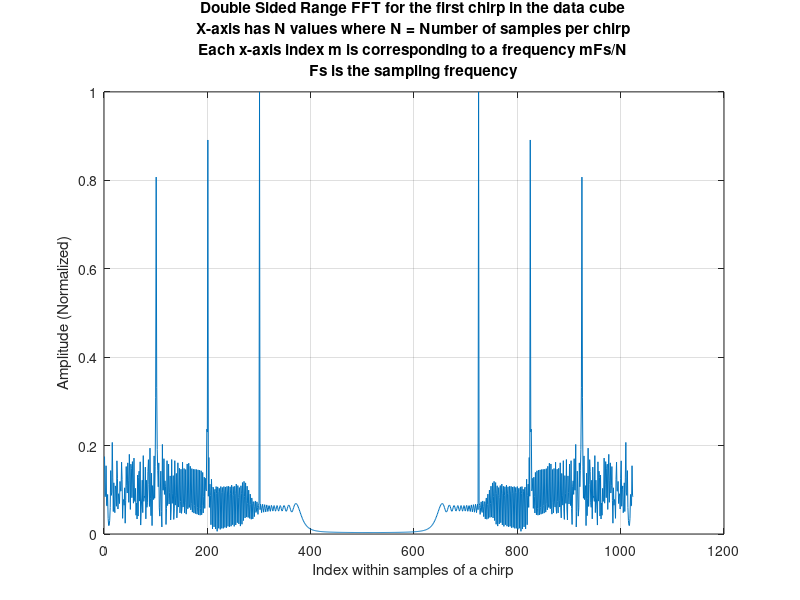
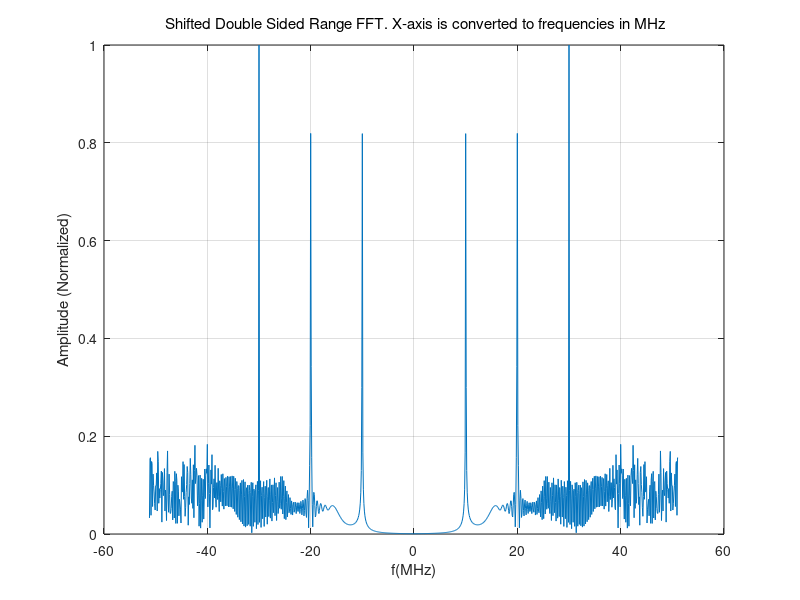
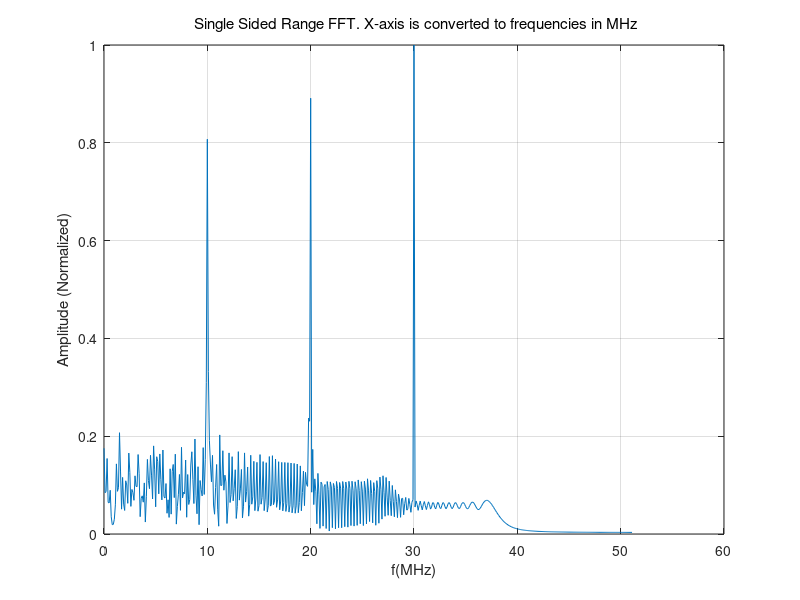
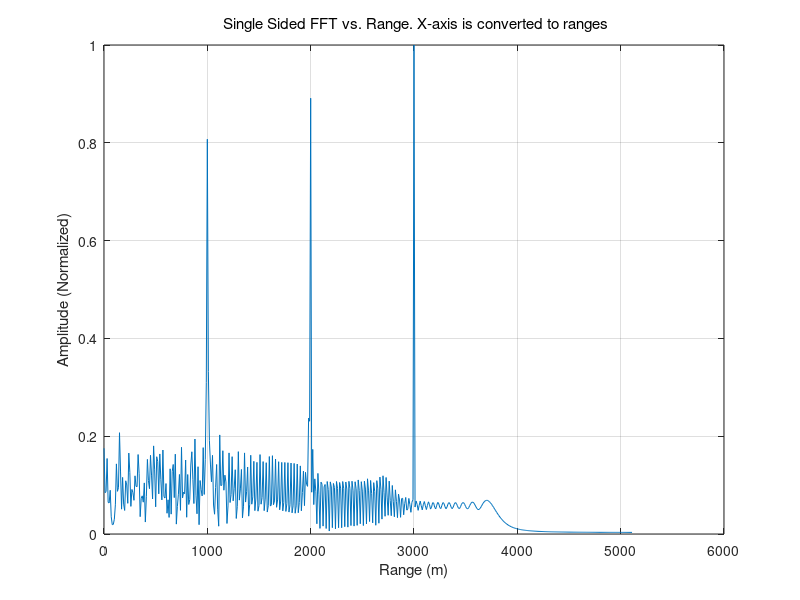

The MATLAB source for these figures, in order:
%{
RADAR DSP Illustration Project

Copyright (c) 2024 Mohamed Atia

This software is licensed under the Academic Use License.
Permission is granted for academic, educational, and non-commercial purposes only.
For more details, refer to the LICENSE file in the root directory of this repository.

DISCLAIMER: THE SOFTWARE IS PROVIDED "AS IS", WITHOUT WARRANTY OF ANY KIND.
See LICENSE for details.
%}

%--> Settings
clear;
clc;
close all;
fclose all;
set(0,'DefaultFigureWindowStyle','docked');

%--> RADAR sensor Parameters 
speed_of_light = 3e8;
carrier_freq = 77e9;
carrier_wv_len = (speed_of_light/carrier_freq);
BandWidth = 15000000; %(Hz)
ChirpTime = 1e-5; %(sec)
ChirpsPerSeconds = 1/ChirpTime;
FrequencySlope = BandWidth/ChirpTime; %slope
Samples_per_chirp = 1024;% number of samples per chirp
Chirps_per_frame = 128; % number of chirps per frame
SamplingFreq = Samples_per_chirp/ChirpTime;
maximum_range = speed_of_light*SamplingFreq*ChirpTime/(4*BandWidth);
maximum_velocity = carrier_wv_len/(4*ChirpTime);

%--> Targets Parameters (Simulate Three Targets)
target_1_range = 1000;
target_1_speed = 50;

target_2_range = 2000;
target_2_speed = -50;

target_3_range = 3000;
target_3_speed = 0;

%--> Timestamp vector
SimulationTimeVector = linspace(0,Chirps_per_frame*ChirpTime,Samples_per_chirp*Chirps_per_frame);

%--> Allocate vectors for Tx, Rx and the Mix signals.
TxSignal = zeros(1,length(SimulationTimeVector)); %transmitted signal
RxSignal = zeros(1,length(SimulationTimeVector)); %received signal
MixerOutputSignal = zeros(1,length(SimulationTimeVector)); %beat signal

%--> Main Simulation Loop

for i=1:length(SimulationTimeVector)
  %--> Generate the transmitted signal
  TxSignal(i)   = cos(2*pi*(carrier_freq*SimulationTimeVector(i) + (FrequencySlope*SimulationTimeVector(i)^2)/2 ) );

  %--> Simulate a reflection signal from target 1
  updated_target_range = target_1_range + (target_1_speed*SimulationTimeVector(i));
  updated_target_roundtrip_delay = (2 * updated_target_range) / speed_of_light;
  RxSignal(i)   = RxSignal(i) + cos(2*pi*(carrier_freq*(SimulationTimeVector(i) -updated_target_roundtrip_delay) + (FrequencySlope * (SimulationTimeVector(i)-updated_target_roundtrip_delay)^2)/2 ) );  

  %--> Simulate a reflection signal from target 2
  updated_target_range = (target_2_range) + ((target_2_speed)*SimulationTimeVector(i));
  updated_target_roundtrip_delay = (2 * updated_target_range) / speed_of_light;
  RxSignal(i) = RxSignal(i) + cos(2*pi*(carrier_freq*(SimulationTimeVector(i) -updated_target_roundtrip_delay) + (FrequencySlope * (SimulationTimeVector(i)-updated_target_roundtrip_delay)^2)/2 ) );

  %--> Simulate a reflection signal from target 3
  updated_target_range = (target_3_range) + ((target_3_speed)*SimulationTimeVector(i));
  updated_target_roundtrip_delay = (2 * updated_target_range) / speed_of_light;
  RxSignal(i) = RxSignal(i) + cos(2*pi*(carrier_freq*(SimulationTimeVector(i) - updated_target_roundtrip_delay) + (FrequencySlope * (SimulationTimeVector(i) - updated_target_roundtrip_delay)^2)/2 ) );

  %--> Simulate the mixed signal inside the RADAR receiver
  MixerOutputSignal(i) = TxSignal(i) .* RxSignal(i);
end

%--> Process the MixerOutputSignal to detect targets' ranges and their speeds

%--> Build the data cube from the mixer output stream
% The data cube in single-antenna RADAR is a 2-D array
% The columns correspond to the number of chirps in the frame
% The rows correspond to the number of samples per chirp
% Each column is a chirp-length buffer filled with data from the mixer
MixerOutputSignal = reshape(MixerOutputSignal, [Samples_per_chirp, Chirps_per_frame]);

%--> Apply FFT to detect target ranges
signal_fft = fft(MixerOutputSignal, Samples_per_chirp);
shifted_signal_fft = fftshift(signal_fft);
signal_fft = abs(signal_fft);
signal_fft = signal_fft ./ max(signal_fft); % Normalize
shifted_signal_fft = abs(shifted_signal_fft);
shifted_signal_fft = shifted_signal_fft ./ max(shifted_signal_fft); % Normalize

%--> Display the FFT results for the first frame in the data cube
figure;
plot(signal_fft(:,1));
title({'Double Sided Range FFT for the first chirp in the data cube',...
    'X-axis has N values where N = Number of samples per chirp', ...
    'Each x-axis index m is corresponding to a frequency mFs/N', ...
    'Fs is the sampling frequency'});
ylabel('Amplitude (Normalized)');
xlabel('Index within samples of a chirp');grid on;

figure;
SamplingFreq = 1/(ChirpTime/Samples_per_chirp);
plot((SamplingFreq/Samples_per_chirp*(-Samples_per_chirp/2:Samples_per_chirp/2-1))/1000000,shifted_signal_fft(:,1));
title('\rm Shifted Double Sided Range FFT. X-axis is converted to frequencies in MHz');
ylabel('Amplitude (Normalized)');
xlabel('f(MHz)');grid on;

figure;
plot((SamplingFreq/Samples_per_chirp*(0:Samples_per_chirp/2-1))/1000000,signal_fft(1:Samples_per_chirp/2,1));
title('\rm Single Sided Range FFT. X-axis is converted to frequencies in MHz');
ylabel('Amplitude (Normalized)');
xlabel('f(MHz)');grid on;

figure;
plot(SamplingFreq/Samples_per_chirp*(0:Samples_per_chirp/2-1)*speed_of_light/(2*FrequencySlope),signal_fft(1:Samples_per_chirp/2,1));
title('\rm Single Sided FFT vs. Range. X-axis is converted to ranges');
ylabel('Amplitude (Normalized)');
xlabel('Range (m)');grid on;

%--> Detect the peaks in the FFT of the first frame in the data cube
%--> locs points to the index of rows where we have a peak in the column (the chirp-length buffer)
[pks,locs] = findpeaks(signal_fft(:,1),'MinPeakHeight',0.5);

%--> Apply FFT twice (2D FFT) to detect both ranges and speed (dopplers)
%--> 2D FFT can be done in one step. But for clarification, we will in two steps
MixerOutputSignal=reshape(MixerOutputSignal,[Samples_per_chirp,Chirps_per_frame]);

%--> Apply the first FFT on the columns of the data cube
%--> Each column is a chirp-length buffer filled with mixed signal output
signal_fft = fft(MixerOutputSignal, Samples_per_chirp);

%--> Apply the second FFT on the rows where we have a peak (a target)

for i = 1:length(locs)
    
    %--> Show the FFT phase angle of the row where we have a peak (a target)
    %--> This phase angle is related to the doppler (speed) of the target
    figure;
    plot(angle(signal_fft(locs(1),:)));grid on;
    title(sprintf('FFT Phase Angle of row number %d',locs(i)));
    
    %--> Apply the second FFT on the rows where we have a peak (a target)
    doppler_fft = fft(signal_fft(locs(i),:));
    doppler_fft_shifted = fftshift(doppler_fft);
    doppler_fft = abs(doppler_fft);
    doppler_fft_shifted = abs(doppler_fft_shifted);
    doppler_fft = doppler_fft ./ max(doppler_fft); % Normalize
    doppler_fft_shifted = doppler_fft_shifted ./ max(doppler_fft_shifted); % Normalize
    
    figure;
    plot(doppler_fft);grid on;
    title('\rm Double Sided Doppler FFT. X-axis is the column index in the row where we have a peak (a target)');
    ylabel('Amplitude (Normalized)');
    xlabel('column index in the row where we have a peak (a target)');
    
    figure;
    plot((ChirpsPerSeconds/Chirps_per_frame*(-Chirps_per_frame/2:Chirps_per_frame/2-1))/1000,doppler_fft_shifted);
    title('\rm Double Sided Shifted Doppler FFT. X-axis is frequencies (KHz)');
    ylabel('Amplitude (Normalized)');
    xlabel('f(KHz)');grid on;

end

%--> Apply 2D FFT at once on the entire data cube
MixerOutputSignal=reshape(MixerOutputSignal,[Samples_per_chirp,Chirps_per_frame]);
signal_fft2 = fft2(MixerOutputSignal,Samples_per_chirp,Chirps_per_frame);
%signal_fft2 = fft(fft(MixerOutputSignal).').';    %gives the same results

%--> Display the results in a single sided view
signal_fft2_shifted = fftshift(signal_fft2);

figure;
surf( linspace(-maximum_velocity,maximum_velocity,Chirps_per_frame), linspace(0,maximum_range,Samples_per_chirp/2), 10*log10(abs(signal_fft2_shifted(Samples_per_chirp/2+1:end,:))) );
title('\rm 2-D FFT Output');
xlabel('Radial Speed (m/s)');
ylabel('Target Range (m)');
zlabel('Amplitude (dB)');
